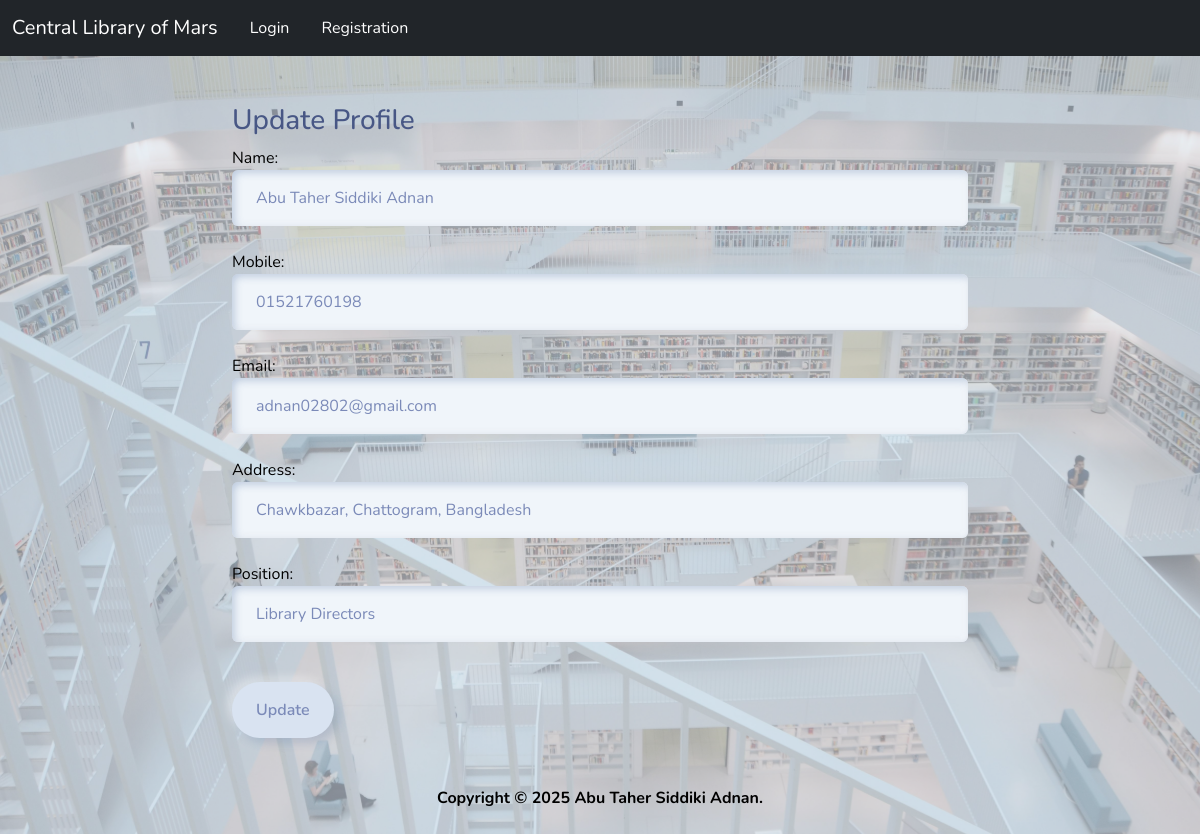
Page /update_profile/5/ on the committed database.
### app/models.py (models this page shows, shortened)
class Employee(models.Model):
    user = models.ForeignKey(User, on_delete=models.CASCADE)
    name = models.CharField(max_length=200)
    mobile = models.CharField(max_length=15)
    email = models.EmailField(max_length=100)
    address = models.TextField(max_length=200)
    position = models.CharField(choices=POSITION_CHOICE,max_length=50)

### app/views.py (the view)
# urls.py: path('update_profile/<int:id>/', views.update_profile, name='update_profile'),
def update_profile(request, id):
    profile = get_object_or_404(Employee, id=id)
    if request.method == 'POST':
        form = ProfileForm(request.POST, instance=profile)
        if form.is_valid():
            form.save()
            messages.success(request, 'Profile updated successfully!')
            return redirect('profile')
    else:
        form = ProfileForm(instance=profile)
    return render(request, 'app/update_profile.html', {'form': form, 'profile': profile})

### app/forms.py
class ProfileForm(forms.ModelForm):
    class Meta:
        model = Employee
        fields =['name','mobile', 'email', 'address', 'position',]
        widgets = {
            'name': forms.TextInput(attrs={'class':'form-control'}),
            'mobile': forms.TextInput(attrs={'class':'form-control'}),
            'email': forms.EmailInput(attrs={'class':'form-control'}),
            'address': forms.TextInput(attrs={'class':'form-control'}),
            'position': forms.Select(attrs={'class':'form-control'}),
        }

### app/templates/app/update_profile.html (shortened to what this page needs)
{% extends "app/base.html" %}
{% load static %}
{% block body %}
<div class="container my-5">
    <div class="row">
        <div class="col-sm-8 offset-sm-2">
            <h3>Update Profile</h3>
            <form action="" method="post">
                {% for fm in form %}
                {{ fm.label_tag }} {{ fm }} <small class="text-danger"> {{ fm.errors|striptags }} </small><br>
                {% endfor %}
                <div class="col-12 mt-3">
                    <input type="submit" value="Update" class="btn btn-warning"> <br>
                </div>
            </form>
        </div>
    </div>
</div>
{% endblock body %}

### rows in the picture
Employee: form "Abu Taher Siddiki Adnan" "01521760198" "adnan02802@gmail.com" "Chawkbazar, Chattogram, Bangladesh" "Library Directors"

### other values in the picture
{{ fm.label_tag }} "Name:" "Mobile:" "Email:" "Address:" "Position:"
